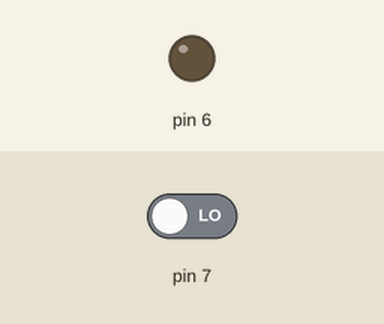
This sketch was run on a simulated Arduino Uno, built with avr-gcc and run on an emulated ATmega328P. Parts: output pins drawn as LEDs (lit = HIGH). Inputs (shaded band) come from the test bench; at power-on: pin 7 LOW.

Above: at 1.2 s.
1.3 s: pin 7 driven HIGH
At 2.3 s:
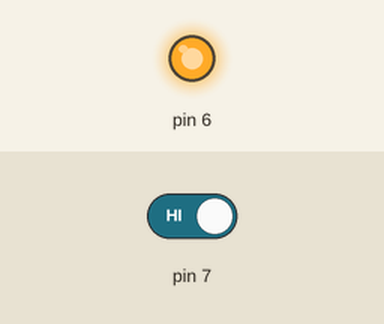
Timing chart, 0 to 4.3 s (numbered marks = the images above; inputs shaded):
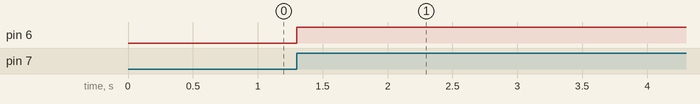

The sketch:

toggling.ino
```cpp
boolean lastbutton = LOW;
boolean ledstate = LOW;
void setup() {
  pinMode(7, INPUT);
  pinMode(6, OUTPUT);

}

void loop() {
  if (digitalRead(7) == HIGH && lastbutton == LOW)
  {
    ledstate = !ledstate;
    lastbutton = HIGH;
  }
  else
  {
    lastbutton = digitalRead(7);

  }
  digitalWrite(6, ledstate);
  delay(25);


}
```

Measured:
- after the input at 1.3 s, pin 6: LOW → HIGH at once
